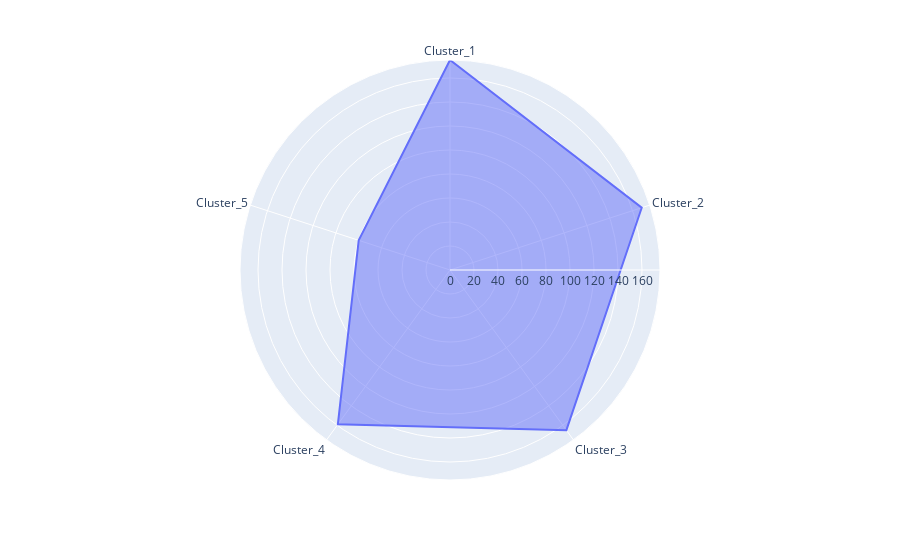

Notebook code for this chart:
### Markdown cell above
# radar 1

### Code cell
import plotly.express as px
fig = px.line_polar(d1, r='r', theta='theta', line_close=True)
fig.update_traces(fill='toself')
fig.show()

### Figure 1 — Plotly figure (JSON) as saved in the notebook; plotly's stock layout.template omitted (floating-point values rounded to 4 significant figures)
{"data": [{"fill": "toself", "hovertemplate": "r=%{r}<br>theta=%{theta}<extra></extra>", "legendgroup": "", "line": {"color": "#636efa", "dash": "solid"}, "mode": "lines", "name": "", "r": [175, 168, 165, 159, 80, 175], "showlegend": false, "subplot": "polar", "theta": ["Cluster_1", "Cluster_2", "Cluster_3", "Cluster_4", "Cluster_5", "Cluster_1"], "type": "scatterpolar"}], "layout": {"legend": {"tracegroupgap": 0}, "margin": {"t": 60}, "polar": {"angularaxis": {"direction": "clockwise", "rotation": 90}, "domain": {"x": [0, 1], "y": [0, 1]}}}}
